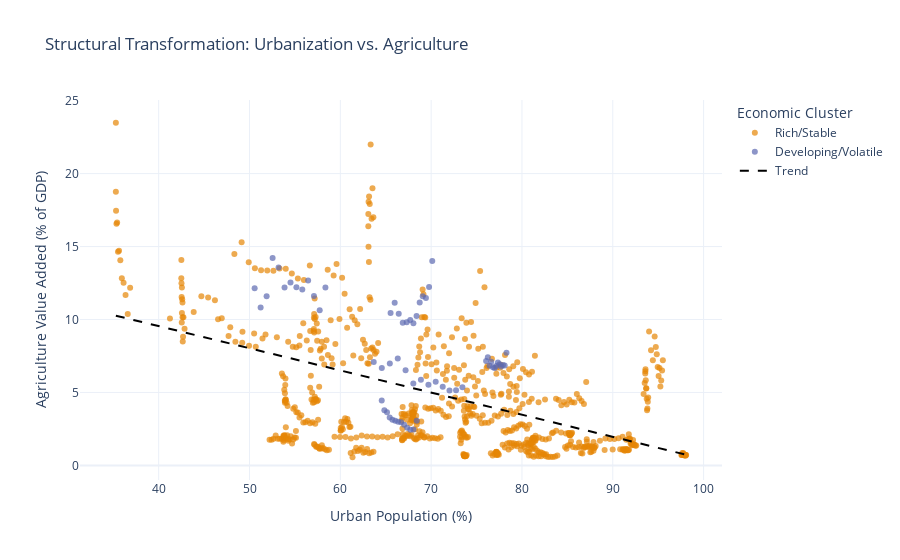

Source (notebook cell):
### Markdown cell above
## 1) Structural Transformation — Urbanization vs Agriculture
Interactive scatter with linear trend; hover shows country/year.

### Code cell
y_col = 'Agriculture, forestry, and fishing, value added (% of GDP)'

fig1 = px.scatter(
    df,
    x='urban_pop_perc',
    y=y_col,
    color='Cluster_Label',
    hover_data=['Country', 'Year'],
    opacity=0.7,
    color_discrete_sequence=px.colors.qualitative.Vivid,
    labels={
        'urban_pop_perc': 'Urban Population (%)',
        y_col: 'Agriculture Value Added (% of GDP)',
        'Cluster_Label': 'Economic Cluster'
    },
    title='Structural Transformation: Urbanization vs. Agriculture'
)

# Add a simple linear trend line
clean1 = df[['urban_pop_perc', y_col]].dropna().sort_values('urban_pop_perc')
coef = np.polyfit(clean1['urban_pop_perc'], clean1[y_col], 1)
xs = np.linspace(clean1['urban_pop_perc'].min(), clean1['urban_pop_perc'].max(), 100)
fig1.add_trace(
    go.Scatter(
        x=xs,
        y=np.polyval(coef, xs),
        mode='lines',
        name='Trend',
        line=dict(color='black', dash='dash')
    )
)

fig1.update_layout(legend_title_text='Economic Cluster', template='plotly_white')
fig1.show()

### Figure 1 — Plotly figure (JSON) as saved in the notebook; plotly's stock layout.template omitted (floating-point values rounded to 4 significant figures; data arrays with more than 128 entries replaced by an {"elided": "..."} marker saying what was removed)
{"data": [{"customdata": {"elided": "702x2 mixed values"}, "hovertemplate": "Economic Cluster=Rich/Stable<br>Urban Population (%)=%{x}<br>Agriculture Value Added (% of GDP)=%{y}<br>Country=%{customdata[0]}<br>Year=%{customdata[1]}<extra></extra>", "legendgroup": "Rich/Stable", "marker": {"color": "rgb(229, 134, 6)", "opacity": 0.7, "symbol": "circle"}, "mode": "markers", "name": "Rich/Stable", "orientation": "v", "showlegend": true, "type": "scatter", "x": {"elided": "702 float values"}, "xaxis": "x", "y": {"elided": "702 float values"}, "yaxis": "y"}, {"customdata": {"elided": "65x2 mixed values"}, "hovertemplate": "Economic Cluster=Developing/Volatile<br>Urban Population (%)=%{x}<br>Agriculture Value Added (% of GDP)=%{y}<br>Country=%{customdata[0]}<br>Year=%{customdata[1]}<extra></extra>", "legendgroup": "Developing/Volatile", "marker": {"color": "rgb(93, 105, 177)", "opacity": 0.7, "symbol": "circle"}, "mode": "markers", "name": "Developing/Volatile", "orientation": "v", "showlegend": true, "type": "scatter", "x": [65.53, 65.98, 66.43, 66.87, 67.31, 67.7, 68.05, 68.39, 68.74, 69.08, 69.42, 69.77, 70.12, 63.68, 64.57, 65.45, 66.33, 67.19, 68.04, 68.87, 69.7, 70.5, 71.28, 72.02, 72.75, 73.44, 50.57, 51.23, 51.88, 52.54, 53.2, 53.86, 54.51, 55.16, 55.81, 56.46, 57.1, 57.73, 58.36, 64.56, 64.85, 65.14, 65.44, 65.74, 66.05, 66.37, 66.7, 67.03, 67.36, 67.71, 68.06, 68.41, 76.05, 76.24, 76.43, 76.62, 76.8, 76.99, 77.17, 77.36, 77.54, 77.72, 77.91, 78.1, 78.3], "xaxis": "x", "y": [10.44, 11.15, 10.39, 9.77, 9.812, 9.967, 9.74, 10.24, 11.17, 11.59, 11.48, 12.22, 14.0, 7.09, 6.669, 6.982, 7.33, 6.514, 5.613, 5.867, 5.53, 5.732, 5.393, 5.133, 5.146, 5.355, 12.15, 10.83, 11.59, 14.22, 13.57, 12.19, 12.54, 12.22, 12.05, 12.67, 11.61, 10.64, 12.19, 4.444, 3.783, 3.636, 3.279, 3.129, 3.054, 2.987, 2.95, 2.781, 2.573, 2.446, 2.455, 3.064, 7.161, 7.404, 6.828, 7.1, 6.725, 6.668, 6.804, 7.046, 6.935, 6.78, 6.886, 6.853, 7.716], "yaxis": "y"}, {"line": {"color": "black", "dash": "dash"}, "mode": "lines", "name": "Trend", "type": "scatter", "x": [35.28, 35.92, 36.55, 37.19, 37.82, 38.46, 39.09, 39.72, 40.36, 40.99, 41.63, 42.26, 42.9, 43.53, 44.16, 44.8, 45.43, 46.07, 46.7, 47.34, 47.97, 48.6, 49.24, 49.87, 50.51, 51.14, 51.78, 52.41, 53.04, 53.68, 54.31, 54.95, 55.58, 56.22, 56.85, 57.48, 58.12, 58.75, 59.39, 60.02, 60.66, 61.29, 61.92, 62.56, 63.19, 63.83, 64.46, 65.1, 65.73, 66.36, 67.0, 67.63, 68.27, 68.9, 69.54, 70.17, 70.8, 71.44, 72.07, 72.71, 73.34, 73.98, 74.61, 75.24, 75.88, 76.51, 77.15, 77.78, 78.42, 79.05, 79.68, 80.32, 80.95, 81.59, 82.22, 82.86, 83.49, 84.12, 84.76, 85.39, 86.03, 86.66, 87.3, 87.93, 88.56, 89.2, 89.83, 90.47, 91.1, 91.74, 92.37, 93.0, 93.64, 94.27, 94.91, 95.54, 96.18, 96.81, 97.44, 98.08], "y": [10.26, 10.17, 10.07, 9.973, 9.877, 9.781, 9.684, 9.588, 9.492, 9.395, 9.299, 9.203, 9.107, 9.01, 8.914, 8.818, 8.722, 8.625, 8.529, 8.433, 8.336, 8.24, 8.144, 8.048, 7.951, 7.855, 7.759, 7.663, 7.566, 7.47, 7.374, 7.277, 7.181, 7.085, 6.989, 6.892, 6.796, 6.7, 6.603, 6.507, 6.411, 6.315, 6.218, 6.122, 6.026, 5.93, 5.833, 5.737, 5.641, 5.544, 5.448, 5.352, 5.256, 5.159, 5.063, 4.967, 4.871, 4.774, 4.678, 4.582, 4.485, 4.389, 4.293, 4.197, 4.1, 4.004, 3.908, 3.811, 3.715, 3.619, 3.523, 3.426, 3.33, 3.234, 3.138, 3.041, 2.945, 2.849, 2.752, 2.656, 2.56, 2.464, 2.367, 2.271, 2.175, 2.079, 1.982, 1.886, 1.79, 1.693, 1.597, 1.501, 1.405, 1.308, 1.212, 1.116, 1.019, 0.9232, 0.8269, 0.7307]}], "layout": {"legend": {"title": {"text": "Economic Cluster"}, "tracegroupgap": 0}, "title": {"text": "Structural Transformation: Urbanization vs. Agriculture"}, "xaxis": {"anchor": "y", "domain": [0, 1], "title": {"text": "Urban Population (%)"}}, "yaxis": {"anchor": "x", "domain": [0, 1], "title": {"text": "Agriculture Value Added (% of GDP)"}}}}
